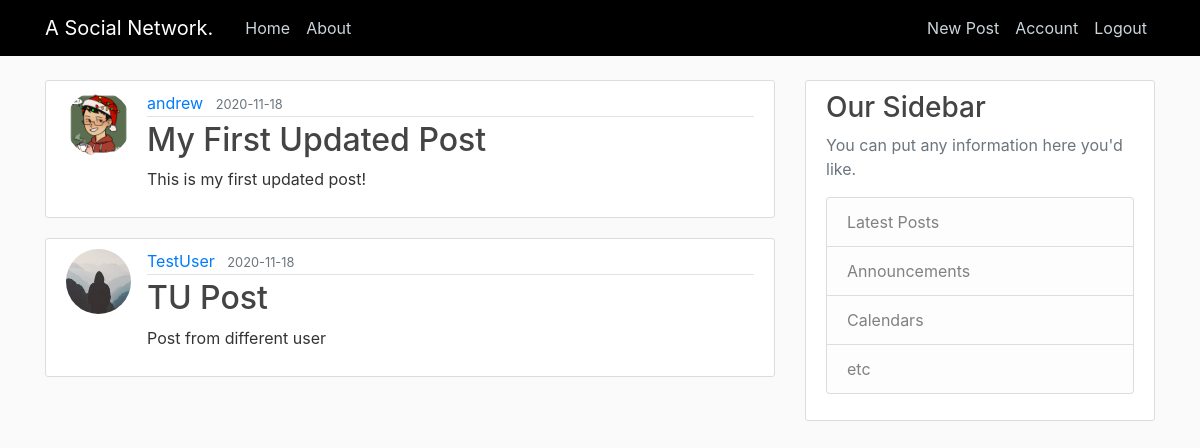
Screenshot of /home (signed in) with the database file from the repository.
### app/models.py (models this page shows, shortened)
class Post(db.Model):
    id = db.Column(db.Integer, primary_key = True)
    title = db.Column(db.String(100), nullable=False)
    date_posted = db.Column(db.DateTime, nullable=False, default=datetime.utcnow)
    content = db.Column(db.Text, nullable=False)
    user_id = db.Column(db.Integer, db.ForeignKey('user.id'), nullable=False)

class User(db.Model, UserMixin):
    id = db.Column(db.Integer, primary_key = True)
    username = db.Column(db.String(20), unique=True, nullable=False)
    email = db.Column(db.String(120), unique=True, nullable=False)
    image_file = db.Column(db.String(20),nullable=False, default='default.jpg')
    password = db.Column(db.String(60),nullable=False)
    posts = db.relationship('Post', backref='author', lazy=True)

### app/routes.py (the view)
@app.route('/')
@app.route('/home')
def home():
    posts = Post.query.all()
    return render_template('home.html',posts=posts)

### app/models.py (called while the page is built)
@login_manager.user_loader
def load_user(user_id):
    return User.query.get(int(user_id))

### app/templates/home.html
{% extends 'layout.html' %}
{% block content %}
    {% for post in posts %}
        <article class="media content-section">
            <img class="rounded-circle article-img" src="{{ url_for('static', filename='profile_pics/' + post.author.image_file) }}" alt="profile_picture">
            <div class="media-body">
            <div class="article-metadata">
                <a class="mr-2" href="#">{{ post.author.username }}</a>
                <small class="text-muted">{{ post.date_posted.strftime('%Y-%m-%d') }}</small>
            </div>
            <h2><a class="article-title" href="{{ url_for('post', post_id = post.id) }}">{{ post.title }}</a></h2>
            <p class="article-content">{{ post.content }}</p>
            </div>
        </article>
    {% endfor %}
{% endblock content %}

### app/static/main.css (style rules this page uses)
body { background: #fafafa; color: #333333; margin-top: 5rem; }
h1, h2, h3, h4, h5, h6 { color: #444444; }
.content-section { background: #ffffff; padding: 10px 20px; border: 1px solid #dddddd; border-radius: 3px; margin-bottom: 20px; }
.article-title { color: #444444; }
.article-content { white-space: pre-line; }
.article-img { height: 65px; width: 65px; margin-right: 16px; }
.article-metadata { padding-bottom: 1px; margin-bottom: 4px; border-bottom: 1px solid #e3e3e3 }

### rows the page displays
Post: image_file (picture), author.username "andrew", date_posted "2020-11-18", title "My First Updated Post", content "This is my first updated post!"
Post: image_file (placeholder picture), author.username "TestUser", date_posted "2020-11-18", title "TU Post", content "Post from different user"
